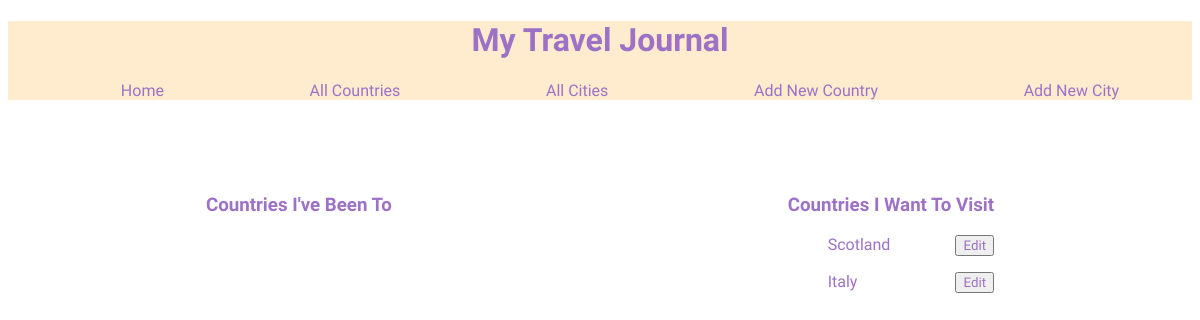
Before: /countries with the older database file.
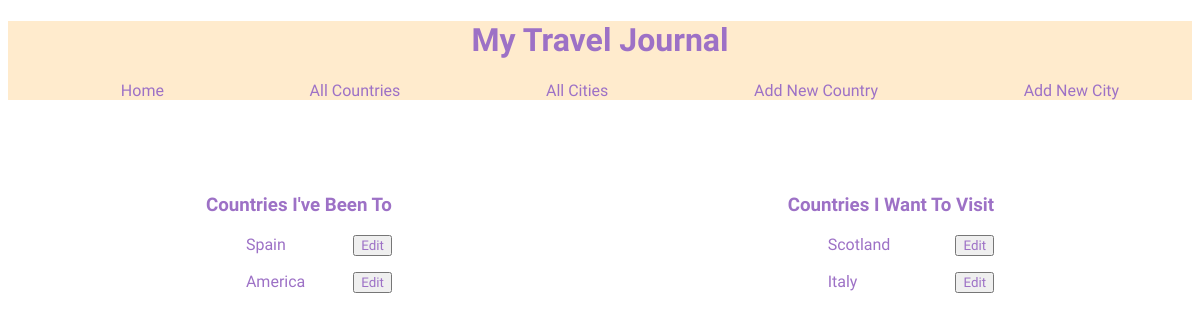
After: the same page with the newer database file.
### tables this page shows
CREATE TABLE countries (
    id INTEGER PRIMARY KEY AUTOINCREMENT,
    name VARCHAR,
    visited BOOLEAN DEFAULT FALSE
);

### controllers/countries_controller.py (the view)
@countries_blueprint.route("/countries")
def countries():
    countries = country_repository.select_all()
    return render_template("countries/index.html", all_countries = countries)

### db/run_sql.py (called while the page is built)
def get_db():
    path = os.path.dirname(os.path.abspath(__file__))
    db = os.path.join(path, "travel_manager.db")
    conn = sqlite3.connect(db)
    conn.execute("PRAGMA foreign_keys = 1")
    conn.row_factory = sqlite3.Row
    return conn

def run_sql(sql, values=[]):
    db = get_db()
    cursor =db.cursor()
    cursor.execute(sql, values)
    results = cursor.fetchall()
    db.commit()
    db.close()
    return results

### repositories/country_repository.py (called while the page is built)
def select_all():
    countries = []
    sql = "SELECT * FROM countries"
    results = run_sql(sql)
    for row in results:
        visited = True if row['visited'] == 1 else False
        country = Country(row['name'], visited, row['id'])
        countries.append(country)
    return countries

### templates/countries/index.html
{% extends "base.html" %}
{% block content %}
    <div class = "flexme">
        <div>
            <h3 class = "headings">Countries I've Been To</h3>
                <div>
                    {% for country in all_countries %}
                    {% if country.visited == True %}
                    <ul class = "lists">
                        <li><a href="/countries/{{ country.id }}"> {{country.name}}</a></li>
                        <li>
                            <button><a href="/countries/{{country.id}}/edit">Edit</a></button>
                        </li>
                    </ul>
                    {% endif %}
                    {% endfor%}
                </div>
        </div>
        <div>
            <h3 class = "headings">Countries I Want To Visit</h3>
            {% for country in all_countries %}
            {% if country.visited == False %}
            <div>
                <ul class = "lists">
                    <li><a href="/countries/{{ country.id }}"> {{country.name}}</a></li>
                    <li>
                        <button><a href="/countries/{{country.id}}/edit">Edit</a></button>
                    </li>
                </ul>
            </div>
            {% endif %}
            {% endfor %}
        </div>
    </div>
    {% endblock %}

Changed rows visible on the page:
added countries: name "Spain", shown under "Countries I've Been To"
added countries: name "America", shown under "Countries I've Been To"
